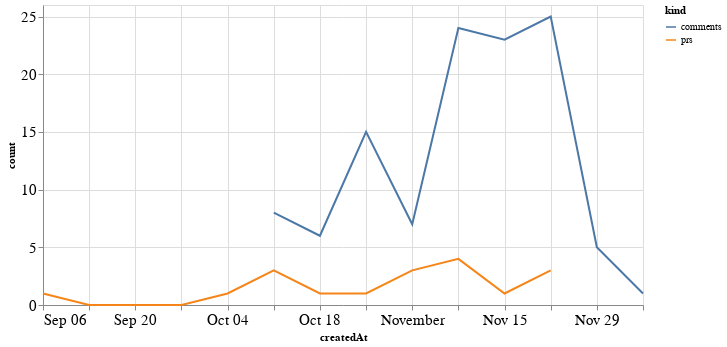

Notebook cell for this chart:
### Code cell
alt.Chart(total_time, width=600).mark_line().encode(
    x='createdAt',
    y='count',
    color='kind'
)

### Figure 1 — Vega-Lite specification as saved in the notebook (floating-point values rounded to 4 significant figures)
{"config": {"axisLeft": {"labelFontSize": 15}, "axisBottom": {"labelFontSize": 15}}, "data": {"name": "data-6957bc0dde1da4469b85e4b5fa72e513"}, "mark": "line", "encoding": {"color": {"type": "nominal", "field": "kind"}, "x": {"type": "temporal", "field": "createdAt"}, "y": {"type": "quantitative", "field": "count"}}, "width": 600, "$schema": "https://vega.github.io/schema/vega-lite/v4.8.1.json", "datasets": {"data-6957bc0dde1da4469b85e4b5fa72e513": [{"createdAt": "2020-09-06T00:00:00", "kind": "prs", "count": 1.0}, {"createdAt": "2020-09-13T00:00:00", "kind": "prs", "count": 0.0}, {"createdAt": "2020-09-20T00:00:00", "kind": "prs", "count": 0.0}, {"createdAt": "2020-09-27T00:00:00", "kind": "prs", "count": 0.0}, {"createdAt": "2020-10-04T00:00:00", "kind": "prs", "count": 1.0}, {"createdAt": "2020-10-11T00:00:00", "kind": "prs", "count": 3.0}, {"createdAt": "2020-10-18T00:00:00", "kind": "prs", "count": 1.0}, {"createdAt": "2020-10-25T00:00:00", "kind": "prs", "count": 1.0}, {"createdAt": "2020-11-01T00:00:00", "kind": "prs", "count": 3.0}, {"createdAt": "2020-11-08T00:00:00", "kind": "prs", "count": 4.0}, {"createdAt": "2020-11-15T00:00:00", "kind": "prs", "count": 1.0}, {"createdAt": "2020-11-22T00:00:00", "kind": "prs", "count": 3.0}, {"createdAt": "2020-11-29T00:00:00", "kind": "prs", "count": null}, {"createdAt": "2020-12-06T00:00:00", "kind": "prs", "count": null}, {"createdAt": "2020-09-06T00:00:00", "kind": "comments", "count": null}, {"createdAt": "2020-09-13T00:00:00", "kind": "comments", "count": null}, {"createdAt": "2020-09-20T00:00:00", "kind": "comments", "count": null}, {"createdAt": "2020-09-27T00:00:00", "kind": "comments", "count": null}, {"createdAt": "2020-10-04T00:00:00", "kind": "comments", "count": null}, {"createdAt": "2020-10-11T00:00:00", "kind": "comments", "count": 8.0}, {"createdAt": "2020-10-18T00:00:00", "kind": "comments", "count": 6.0}, {"createdAt": "2020-10-25T00:00:00", "kind": "comments", "count": 15.0}, {"createdAt": "2020-11-01T00:00:00", "kind": "comments", "count": 7.0}, {"createdAt": "2020-11-08T00:00:00", "kind": "comments", "count": 24.0}, {"createdAt": "2020-11-15T00:00:00", "kind": "comments", "count": 23.0}, {"createdAt": "2020-11-22T00:00:00", "kind": "comments", "count": 25.0}, {"createdAt": "2020-11-29T00:00:00", "kind": "comments", "count": 5.0}, {"createdAt": "2020-12-06T00:00:00", "kind": "comments", "count": 1.0}]}}
